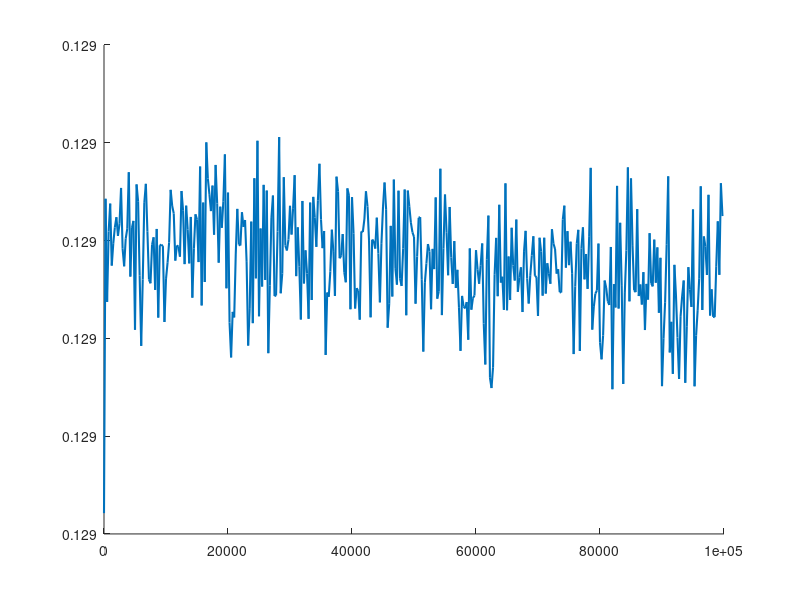

MATLAB code to generate this figure:
clear all, close all, clc

energy = importdata('Energy.dat');

hold on

% plot(energy(:,1), energy(:,2), 'Linewidth',1.5);     %%PE
% plot(energy(:,1), energy(:,3), 'Linewidth',1.5);     %%KE
plot(energy(:,1), energy(:,4), 'Linewidth',1.5);     %%TE

%  legend('PE', 'KE', 'TE');



